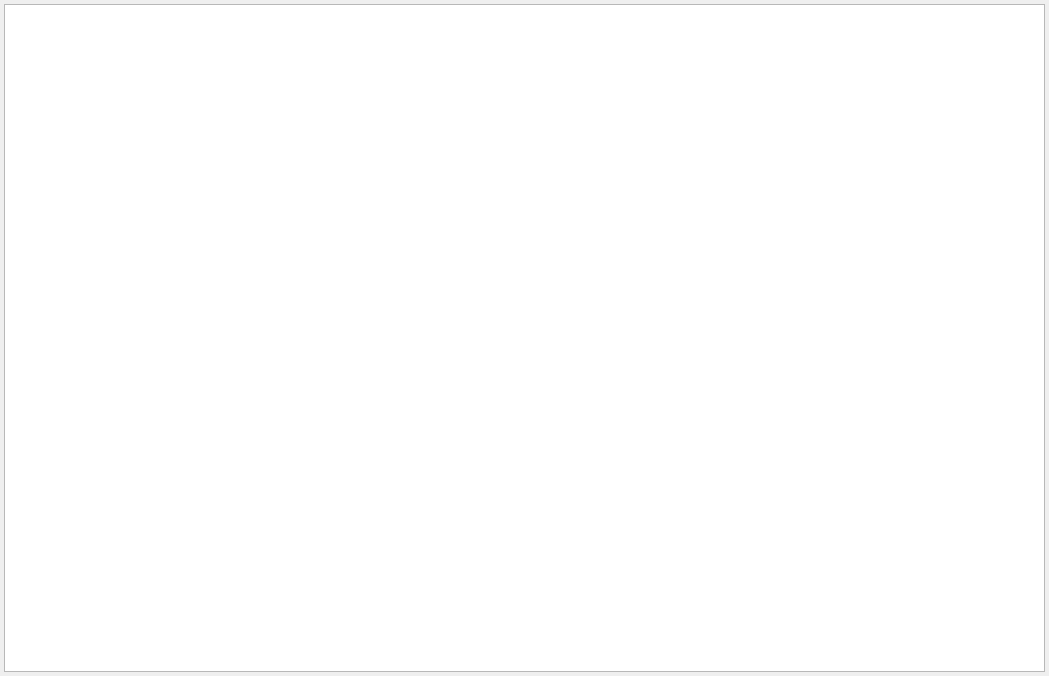
<?xml version="1.0" encoding="UTF-8"?>
<ui version="4.0">
 <class>ProjectReadinessWidget</class>
 <widget class="QWidget" name="ProjectReadinessWidget">
  <property name="geometry">
   <rect>
    <x>0</x>
    <y>0</y>
    <width>1049</width>
    <height>676</height>
   </rect>
  </property>
  <property name="windowTitle">
   <string>Оценка степени реализации требований к СПО</string>
  </property>
  <layout class="QHBoxLayout" name="horizontalLayout">
   <property name="leftMargin">
    <number>4</number>
   </property>
   <property name="topMargin">
    <number>4</number>
   </property>
   <property name="rightMargin">
    <number>4</number>
   </property>
   <property name="bottomMargin">
    <number>4</number>
   </property>
   <item>
    <widget class="QTableView" name="_view"/>
   </item>
  </layout>
 </widget>
 <resources/>
 <connections/>
</ui>
